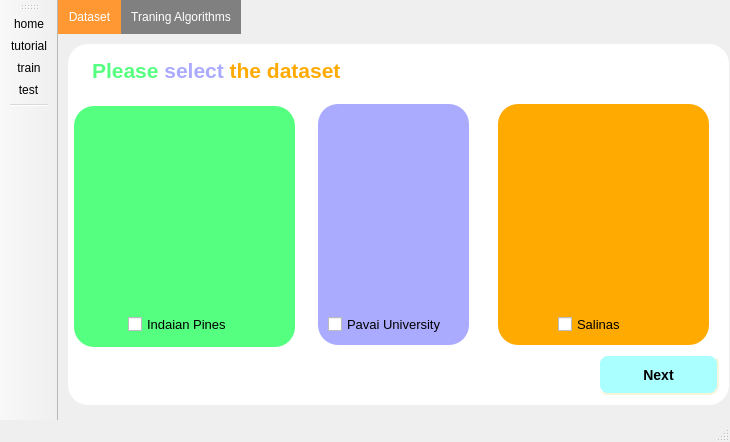
<?xml version="1.0" encoding="UTF-8"?>
<ui version="4.0">
 <class>MainWindow</class>
 <widget class="QMainWindow" name="MainWindow">
  <property name="geometry">
   <rect>
    <x>0</x>
    <y>0</y>
    <width>730</width>
    <height>442</height>
   </rect>
  </property>
  <property name="windowTitle">
   <string>MainWindow</string>
  </property>
  <widget class="QWidget" name="centralwidget">
   <widget class="QTabWidget" name="tabWidget">
    <property name="geometry">
     <rect>
      <x>0</x>
      <y>0</y>
      <width>681</width>
      <height>421</height>
     </rect>
    </property>
    <property name="styleSheet">
     <string notr="true">QTabWidget::tab-bar {
   border: 1px solid gray;
}
QTabBar::tab {
  background: gray;
  color: white;
  padding: 10px;
 }

 QTabBar::tab:selected {
  background: rgb(255, 152, 51);
 }
QTabWidget::pane { 
   border: none;
}</string>
    </property>
    <property name="currentIndex">
     <number>0</number>
    </property>
    <widget class="QWidget" name="tab">
     <attribute name="title">
      <string>Dataset</string>
     </attribute>
     <widget class="QLabel" name="label">
      <property name="geometry">
       <rect>
        <x>30</x>
        <y>80</y>
        <width>191</width>
        <height>191</height>
       </rect>
      </property>
      <property name="styleSheet">
       <string notr="true">border-bottom-right-radius:50px;</string>
      </property>
      <property name="text">
       <string/>
      </property>
      <property name="pixmap">
       <pixmap>image/indian pine.jpg</pixmap>
      </property>
      <property name="scaledContents">
       <bool>true</bool>
      </property>
     </widget>
     <widget class="QLabel" name="label_2">
      <property name="geometry">
       <rect>
        <x>270</x>
        <y>80</y>
        <width>131</width>
        <height>191</height>
       </rect>
      </property>
      <property name="text">
       <string/>
      </property>
      <property name="pixmap">
       <pixmap>image/pavia.jpg</pixmap>
      </property>
      <property name="scaledContents">
       <bool>true</bool>
      </property>
     </widget>
     <widget class="QLabel" name="label_3">
      <property name="geometry">
       <rect>
        <x>450</x>
        <y>80</y>
        <width>191</width>
        <height>191</height>
       </rect>
      </property>
      <property name="text">
       <string/>
      </property>
      <property name="pixmap">
       <pixmap>image/Salinas.jpg</pixmap>
      </property>
      <property name="scaledContents">
       <bool>true</bool>
      </property>
     </widget>
     <widget class="QCheckBox" name="indian_checkbox">
      <property name="geometry">
       <rect>
        <x>70</x>
        <y>280</y>
        <width>111</width>
        <height>20</height>
       </rect>
      </property>
      <property name="font">
       <font>
        <pointsize>10</pointsize>
       </font>
      </property>
      <property name="text">
       <string>Indaian Pines</string>
      </property>
     </widget>
     <widget class="QCheckBox" name="pavia_checkbox">
      <property name="geometry">
       <rect>
        <x>270</x>
        <y>280</y>
        <width>131</width>
        <height>20</height>
       </rect>
      </property>
      <property name="font">
       <font>
        <pointsize>10</pointsize>
       </font>
      </property>
      <property name="text">
       <string>Pavai University</string>
      </property>
     </widget>
     <widget class="QCheckBox" name="salinas_checkbox">
      <property name="geometry">
       <rect>
        <x>500</x>
        <y>280</y>
        <width>77</width>
        <height>20</height>
       </rect>
      </property>
      <property name="font">
       <font>
        <pointsize>10</pointsize>
       </font>
      </property>
      <property name="text">
       <string>Salinas</string>
      </property>
     </widget>
     <widget class="QPushButton" name="dataset_next_button">
      <property name="geometry">
       <rect>
        <x>540</x>
        <y>320</y>
        <width>121</width>
        <height>41</height>
       </rect>
      </property>
      <property name="styleSheet">
       <string notr="true">QPushButton {
    background-color:rgb(170, 255, 255);
    border-style: outset;
    border-width: 2px;
    border-radius: 10px;
    border-color: beige;
    font: bold 14px;
    padding: 6px;
}</string>
      </property>
      <property name="text">
       <string>Next</string>
      </property>
     </widget>
     <widget class="QLabel" name="label_15">
      <property name="geometry">
       <rect>
        <x>10</x>
        <y>10</y>
        <width>661</width>
        <height>361</height>
       </rect>
      </property>
      <property name="styleSheet">
       <string notr="true">background-color:rgba(255,255,255,255);
border-radius:20px;</string>
      </property>
      <property name="text">
       <string/>
      </property>
     </widget>
     <widget class="QTextBrowser" name="textBrowser_3">
      <property name="geometry">
       <rect>
        <x>30</x>
        <y>20</y>
        <width>361</width>
        <height>41</height>
       </rect>
      </property>
      <property name="font">
       <font>
        <pointsize>14</pointsize>
       </font>
      </property>
      <property name="frameShape">
       <enum>QFrame::NoFrame</enum>
      </property>
      <property name="frameShadow">
       <enum>QFrame::Plain</enum>
      </property>
      <property name="html">
       <string>&lt;!DOCTYPE HTML PUBLIC &quot;-//W3C//DTD HTML 4.0//EN&quot; &quot;http://www.w3.org/TR/REC-html40/strict.dtd&quot;&gt;
&lt;html&gt;&lt;head&gt;&lt;meta name=&quot;qrichtext&quot; content=&quot;1&quot; /&gt;&lt;style type=&quot;text/css&quot;&gt;
p, li { white-space: pre-wrap; }
&lt;/style&gt;&lt;/head&gt;&lt;body style=&quot; font-family:'MS Shell Dlg 2'; font-size:14pt; font-weight:400; font-style:normal;&quot;&gt;
&lt;p style=&quot; margin-top:0px; margin-bottom:0px; margin-left:0px; margin-right:0px; -qt-block-indent:0; text-indent:0px;&quot;&gt;&lt;span style=&quot; font-size:16pt; font-weight:600; color:#55ff7f;&quot;&gt;Please &lt;/span&gt;&lt;span style=&quot; font-size:16pt; font-weight:600; color:#aaaaff;&quot;&gt;select&lt;/span&gt;&lt;span style=&quot; font-size:16pt; font-weight:600; color:#55ff7f;&quot;&gt; &lt;/span&gt;&lt;span style=&quot; font-size:16pt; font-weight:600; color:#ffaa00;&quot;&gt;the dataset&lt;/span&gt;&lt;/p&gt;&lt;/body&gt;&lt;/html&gt;</string>
      </property>
     </widget>
     <widget class="QLabel" name="label_16">
      <property name="geometry">
       <rect>
        <x>16</x>
        <y>72</y>
        <width>221</width>
        <height>241</height>
       </rect>
      </property>
      <property name="styleSheet">
       <string notr="true">background-color: rgb(85, 255, 127);
border-radius: 20px;</string>
      </property>
      <property name="text">
       <string/>
      </property>
     </widget>
     <widget class="QLabel" name="label_20">
      <property name="geometry">
       <rect>
        <x>440</x>
        <y>70</y>
        <width>211</width>
        <height>241</height>
       </rect>
      </property>
      <property name="styleSheet">
       <string notr="true">
background-color: rgb(255, 170, 0);
border-radius: 20px;</string>
      </property>
      <property name="text">
       <string/>
      </property>
     </widget>
     <widget class="QLabel" name="label_22">
      <property name="geometry">
       <rect>
        <x>260</x>
        <y>70</y>
        <width>151</width>
        <height>241</height>
       </rect>
      </property>
      <property name="styleSheet">
       <string notr="true">background-color: rgb(170, 170, 255);
border-radius: 20px;</string>
      </property>
      <property name="text">
       <string/>
      </property>
     </widget>
     <zorder>label_15</zorder>
     <zorder>label_22</zorder>
     <zorder>label_20</zorder>
     <zorder>label_16</zorder>
     <zorder>label</zorder>
     <zorder>label_2</zorder>
     <zorder>label_3</zorder>
     <zorder>indian_checkbox</zorder>
     <zorder>pavia_checkbox</zorder>
     <zorder>salinas_checkbox</zorder>
     <zorder>dataset_next_button</zorder>
     <zorder>textBrowser_3</zorder>
    </widget>
    <widget class="QWidget" name="tab_3">
     <attribute name="title">
      <string>Traning Algorithms</string>
     </attribute>
     <widget class="QLabel" name="label_17">
      <property name="geometry">
       <rect>
        <x>10</x>
        <y>10</y>
        <width>661</width>
        <height>371</height>
       </rect>
      </property>
      <property name="styleSheet">
       <string notr="true">background-color:rgba(255,255,255,255);
border-radius:20px;</string>
      </property>
      <property name="text">
       <string/>
      </property>
     </widget>
     <widget class="QPushButton" name="taining_start_button">
      <property name="geometry">
       <rect>
        <x>540</x>
        <y>320</y>
        <width>121</width>
        <height>41</height>
       </rect>
      </property>
      <property name="styleSheet">
       <string notr="true">QPushButton {
	background-color: rgb(170, 170, 255);
    border-style: outset;
    border-width: 2px;
    border-radius: 10px;
    border-color: beige;
    font: bold 14px;
    padding: 6px;
}</string>
      </property>
      <property name="text">
       <string>training start</string>
      </property>
     </widget>
     <widget class="QGroupBox" name="groupBox_2">
      <property name="geometry">
       <rect>
        <x>170</x>
        <y>20</y>
        <width>361</width>
        <height>341</height>
       </rect>
      </property>
      <property name="styleSheet">
       <string notr="true"/>
      </property>
      <property name="title">
       <string>Training Algorithms</string>
      </property>
      <widget class="QGroupBox" name="groupBox_4">
       <property name="geometry">
        <rect>
         <x>10</x>
         <y>40</y>
         <width>161</width>
         <height>131</height>
        </rect>
       </property>
       <property name="styleSheet">
        <string notr="true">border-color: rgb(141, 137, 255);
background-color: rgb(255, 255, 127);
selection-color: rgb(170, 170, 255);</string>
       </property>
       <property name="title">
        <string/>
       </property>
       <widget class="QComboBox" name="gamma">
        <property name="geometry">
         <rect>
          <x>80</x>
          <y>70</y>
          <width>61</width>
          <height>21</height>
         </rect>
        </property>
        <item>
         <property name="text">
          <string>1</string>
         </property>
        </item>
        <item>
         <property name="text">
          <string>5</string>
         </property>
        </item>
        <item>
         <property name="text">
          <string>10</string>
         </property>
        </item>
       </widget>
       <widget class="QComboBox" name="kernel">
        <property name="geometry">
         <rect>
          <x>80</x>
          <y>100</y>
          <width>61</width>
          <height>21</height>
         </rect>
        </property>
        <item>
         <property name="text">
          <string>linear</string>
         </property>
        </item>
        <item>
         <property name="text">
          <string>poly</string>
         </property>
        </item>
        <item>
         <property name="text">
          <string>rbf</string>
         </property>
        </item>
       </widget>
       <widget class="QLabel" name="svm_split">
        <property name="geometry">
         <rect>
          <x>10</x>
          <y>10</y>
          <width>71</width>
          <height>16</height>
         </rect>
        </property>
        <property name="text">
         <string>test_ratio</string>
        </property>
       </widget>
       <widget class="QLabel" name="label_5">
        <property name="geometry">
         <rect>
          <x>10</x>
          <y>40</y>
          <width>55</width>
          <height>16</height>
         </rect>
        </property>
        <property name="layoutDirection">
         <enum>Qt::LeftToRight</enum>
        </property>
        <property name="text">
         <string>C:</string>
        </property>
        <property name="alignment">
         <set>Qt::AlignCenter</set>
        </property>
       </widget>
       <widget class="QLabel" name="label_6">
        <property name="geometry">
         <rect>
          <x>20</x>
          <y>70</y>
          <width>55</width>
          <height>16</height>
         </rect>
        </property>
        <property name="text">
         <string>gamma:</string>
        </property>
       </widget>
       <widget class="QLabel" name="label_7">
        <property name="geometry">
         <rect>
          <x>20</x>
          <y>100</y>
          <width>55</width>
          <height>16</height>
         </rect>
        </property>
        <property name="text">
         <string>Kernel:</string>
        </property>
       </widget>
       <widget class="QLineEdit" name="c_editor">
        <property name="geometry">
         <rect>
          <x>80</x>
          <y>40</y>
          <width>61</width>
          <height>22</height>
         </rect>
        </property>
        <property name="styleSheet">
         <string notr="true">background-color: rgb(255, 255, 255);</string>
        </property>
       </widget>
       <widget class="QSlider" name="SVM_split">
        <property name="geometry">
         <rect>
          <x>80</x>
          <y>10</y>
          <width>71</width>
          <height>21</height>
         </rect>
        </property>
        <property name="styleSheet">
         <string notr="true">QSlider::groove:horizontal {
    border-radius: 1px;
    height: 3px;
    margin: 0px;
    background-color: rgb(52, 59, 72);
}
QSlider::groove:horizontal:hover {
    background-color: rgb(55, 62, 76);
}
QSlider::handle:horizontal {
    background-color: rgb(85, 170, 255);
    border: none;
    height: 16px;
    width: 16px;
    margin: -8px 0;
    border-radius: 8px;
    padding: -8px 0px;
}
QSlider::handle:horizontal:hover {
    background-color: rgb(155, 180, 255);
}
QSlider::handle:horizontal:pressed {
    background-color: rgb(65, 255, 195);
}</string>
        </property>
        <property name="minimum">
         <number>10</number>
        </property>
        <property name="maximum">
         <number>90</number>
        </property>
        <property name="orientation">
         <enum>Qt::Horizontal</enum>
        </property>
       </widget>
      </widget>
      <widget class="QGroupBox" name="groupBox_6">
       <property name="geometry">
        <rect>
         <x>10</x>
         <y>200</y>
         <width>331</width>
         <height>131</height>
        </rect>
       </property>
       <property name="styleSheet">
        <string notr="true">background-color: rgb(255, 215, 215);</string>
       </property>
       <property name="title">
        <string/>
       </property>
       <widget class="QComboBox" name="activation">
        <property name="geometry">
         <rect>
          <x>250</x>
          <y>100</y>
          <width>61</width>
          <height>21</height>
         </rect>
        </property>
        <item>
         <property name="text">
          <string>relu</string>
         </property>
        </item>
        <item>
         <property name="text">
          <string>logistic</string>
         </property>
        </item>
        <item>
         <property name="text">
          <string>tanh</string>
         </property>
        </item>
        <item>
         <property name="text">
          <string>sigmoid</string>
         </property>
        </item>
       </widget>
       <widget class="QLabel" name="label_9">
        <property name="geometry">
         <rect>
          <x>0</x>
          <y>40</y>
          <width>81</width>
          <height>16</height>
         </rect>
        </property>
        <property name="layoutDirection">
         <enum>Qt::LeftToRight</enum>
        </property>
        <property name="text">
         <string>hidden_layers:</string>
        </property>
        <property name="alignment">
         <set>Qt::AlignCenter</set>
        </property>
       </widget>
       <widget class="QLabel" name="label_10">
        <property name="geometry">
         <rect>
          <x>10</x>
          <y>100</y>
          <width>71</width>
          <height>20</height>
         </rect>
        </property>
        <property name="text">
         <string>optimizer:</string>
        </property>
       </widget>
       <widget class="QLabel" name="label_11">
        <property name="geometry">
         <rect>
          <x>180</x>
          <y>100</y>
          <width>71</width>
          <height>20</height>
         </rect>
        </property>
        <property name="text">
         <string>activation:</string>
        </property>
       </widget>
       <widget class="QComboBox" name="optimizer">
        <property name="geometry">
         <rect>
          <x>90</x>
          <y>100</y>
          <width>61</width>
          <height>21</height>
         </rect>
        </property>
        <item>
         <property name="text">
          <string>adam</string>
         </property>
        </item>
        <item>
         <property name="text">
          <string>nadam</string>
         </property>
        </item>
        <item>
         <property name="text">
          <string>adamax</string>
         </property>
        </item>
        <item>
         <property name="text">
          <string>sgd</string>
         </property>
        </item>
        <item>
         <property name="text">
          <string>rms_prop</string>
         </property>
        </item>
        <item>
         <property name="text">
          <string>ftrl</string>
         </property>
        </item>
       </widget>
       <widget class="QLabel" name="NN_split">
        <property name="geometry">
         <rect>
          <x>20</x>
          <y>10</y>
          <width>51</width>
          <height>16</height>
         </rect>
        </property>
        <property name="text">
         <string>test_ratio</string>
        </property>
       </widget>
       <widget class="QComboBox" name="batchsize">
        <property name="geometry">
         <rect>
          <x>250</x>
          <y>40</y>
          <width>61</width>
          <height>21</height>
         </rect>
        </property>
        <item>
         <property name="text">
          <string>32</string>
         </property>
        </item>
        <item>
         <property name="text">
          <string>64</string>
         </property>
        </item>
        <item>
         <property name="text">
          <string>128</string>
         </property>
        </item>
       </widget>
       <widget class="QLabel" name="label_13">
        <property name="geometry">
         <rect>
          <x>180</x>
          <y>40</y>
          <width>71</width>
          <height>20</height>
         </rect>
        </property>
        <property name="text">
         <string>batch size:</string>
        </property>
       </widget>
       <widget class="QComboBox" name="epochs">
        <property name="geometry">
         <rect>
          <x>250</x>
          <y>70</y>
          <width>61</width>
          <height>21</height>
         </rect>
        </property>
        <item>
         <property name="text">
          <string>10</string>
         </property>
        </item>
        <item>
         <property name="text">
          <string>30</string>
         </property>
        </item>
        <item>
         <property name="text">
          <string>50</string>
         </property>
        </item>
        <item>
         <property name="text">
          <string>100</string>
         </property>
        </item>
        <item>
         <property name="text">
          <string>200</string>
         </property>
        </item>
       </widget>
       <widget class="QLabel" name="label_14">
        <property name="geometry">
         <rect>
          <x>180</x>
          <y>70</y>
          <width>71</width>
          <height>20</height>
         </rect>
        </property>
        <property name="text">
         <string>epochs:</string>
        </property>
       </widget>
       <widget class="QSlider" name="NN_split_2">
        <property name="geometry">
         <rect>
          <x>90</x>
          <y>10</y>
          <width>211</width>
          <height>21</height>
         </rect>
        </property>
        <property name="styleSheet">
         <string notr="true">QSlider::groove:horizontal {
    border-radius: 1px;
    height: 3px;
    margin: 0px;
    background-color: rgb(52, 59, 72);
}
QSlider::groove:horizontal:hover {
    background-color: rgb(55, 62, 76);
}
QSlider::handle:horizontal {
    background-color: rgb(85, 170, 255);
    border: none;
    height: 16px;
    width: 16px;
    margin: -8px 0;
    border-radius: 8px;
    padding: -8px 0px;
}
QSlider::handle:horizontal:hover {
    background-color: rgb(155, 180, 255);
}
QSlider::handle:horizontal:pressed {
    background-color: rgb(65, 255, 195);
}</string>
        </property>
        <property name="minimum">
         <number>10</number>
        </property>
        <property name="maximum">
         <number>90</number>
        </property>
        <property name="orientation">
         <enum>Qt::Horizontal</enum>
        </property>
       </widget>
       <widget class="QLabel" name="batch_size">
        <property name="geometry">
         <rect>
          <x>10</x>
          <y>70</y>
          <width>81</width>
          <height>20</height>
         </rect>
        </property>
        <property name="text">
         <string>learning_rate:</string>
        </property>
       </widget>
       <widget class="QLineEdit" name="hidden_layer_editor">
        <property name="geometry">
         <rect>
          <x>90</x>
          <y>40</y>
          <width>81</width>
          <height>22</height>
         </rect>
        </property>
        <property name="styleSheet">
         <string notr="true">background-color: rgb(255, 255, 255);</string>
        </property>
       </widget>
       <widget class="QLineEdit" name="learning_rate_editor">
        <property name="geometry">
         <rect>
          <x>90</x>
          <y>70</y>
          <width>61</width>
          <height>22</height>
         </rect>
        </property>
        <property name="styleSheet">
         <string notr="true">background-color: rgb(255, 255, 255);</string>
        </property>
       </widget>
      </widget>
      <widget class="QGroupBox" name="groupBox_5">
       <property name="geometry">
        <rect>
         <x>180</x>
         <y>40</y>
         <width>161</width>
         <height>131</height>
        </rect>
       </property>
       <property name="styleSheet">
        <string notr="true">background-color: rgb(191, 192, 255);</string>
       </property>
       <property name="title">
        <string/>
       </property>
       <widget class="QLabel" name="label_8">
        <property name="geometry">
         <rect>
          <x>10</x>
          <y>40</y>
          <width>71</width>
          <height>16</height>
         </rect>
        </property>
        <property name="layoutDirection">
         <enum>Qt::LeftToRight</enum>
        </property>
        <property name="text">
         <string>n_neighbor:</string>
        </property>
        <property name="alignment">
         <set>Qt::AlignLeading|Qt::AlignLeft|Qt::AlignVCenter</set>
        </property>
       </widget>
       <widget class="QLabel" name="label_18">
        <property name="geometry">
         <rect>
          <x>20</x>
          <y>70</y>
          <width>55</width>
          <height>16</height>
         </rect>
        </property>
        <property name="text">
         <string>weights:</string>
        </property>
       </widget>
       <widget class="QLabel" name="label_19">
        <property name="geometry">
         <rect>
          <x>20</x>
          <y>100</y>
          <width>55</width>
          <height>16</height>
         </rect>
        </property>
        <property name="text">
         <string>metrics:</string>
        </property>
       </widget>
       <widget class="QLabel" name="knn_split">
        <property name="geometry">
         <rect>
          <x>10</x>
          <y>10</y>
          <width>71</width>
          <height>16</height>
         </rect>
        </property>
        <property name="text">
         <string>test_ratio</string>
        </property>
       </widget>
       <widget class="QComboBox" name="metrics">
        <property name="geometry">
         <rect>
          <x>90</x>
          <y>100</y>
          <width>61</width>
          <height>21</height>
         </rect>
        </property>
        <item>
         <property name="text">
          <string>euclidean</string>
         </property>
        </item>
        <item>
         <property name="text">
          <string>manhattan</string>
         </property>
        </item>
       </widget>
       <widget class="QLineEdit" name="neighbors">
        <property name="geometry">
         <rect>
          <x>90</x>
          <y>40</y>
          <width>61</width>
          <height>22</height>
         </rect>
        </property>
        <property name="styleSheet">
         <string notr="true">background-color: rgb(255, 255, 255);</string>
        </property>
       </widget>
       <widget class="QComboBox" name="weights">
        <property name="geometry">
         <rect>
          <x>90</x>
          <y>70</y>
          <width>61</width>
          <height>21</height>
         </rect>
        </property>
        <item>
         <property name="text">
          <string>uniform</string>
         </property>
        </item>
        <item>
         <property name="text">
          <string>distance</string>
         </property>
        </item>
       </widget>
       <widget class="QSlider" name="knn_split_2">
        <property name="geometry">
         <rect>
          <x>80</x>
          <y>10</y>
          <width>71</width>
          <height>21</height>
         </rect>
        </property>
        <property name="styleSheet">
         <string notr="true">QSlider::groove:horizontal {
    border-radius: 1px;
    height: 3px;
    margin: 0px;
    background-color: rgb(52, 59, 72);
}
QSlider::groove:horizontal:hover {
    background-color: rgb(55, 62, 76);
}
QSlider::handle:horizontal {
    background-color: rgb(85, 170, 255);
    border: none;
    height: 16px;
    width: 16px;
    margin: -8px 0;
    border-radius: 8px;
    padding: -8px 0px;
}
QSlider::handle:horizontal:hover {
    background-color: rgb(155, 180, 255);
}
QSlider::handle:horizontal:pressed {
    background-color: rgb(65, 255, 195);
}</string>
        </property>
        <property name="minimum">
         <number>10</number>
        </property>
        <property name="maximum">
         <number>90</number>
        </property>
        <property name="orientation">
         <enum>Qt::Horizontal</enum>
        </property>
       </widget>
      </widget>
      <widget class="QTextBrowser" name="textBrowser">
       <property name="geometry">
        <rect>
         <x>360</x>
         <y>30</y>
         <width>181</width>
         <height>161</height>
        </rect>
       </property>
      </widget>
      <widget class="QCheckBox" name="svm_checkbox">
       <property name="geometry">
        <rect>
         <x>10</x>
         <y>20</y>
         <width>70</width>
         <height>17</height>
        </rect>
       </property>
       <property name="text">
        <string>SVM</string>
       </property>
      </widget>
      <widget class="QCheckBox" name="knn_checkbox">
       <property name="geometry">
        <rect>
         <x>180</x>
         <y>20</y>
         <width>70</width>
         <height>17</height>
        </rect>
       </property>
       <property name="text">
        <string>KNN</string>
       </property>
      </widget>
      <widget class="QCheckBox" name="nn_checkbox">
       <property name="geometry">
        <rect>
         <x>10</x>
         <y>180</y>
         <width>111</width>
         <height>17</height>
        </rect>
       </property>
       <property name="text">
        <string>Neural  Network</string>
       </property>
      </widget>
     </widget>
     <widget class="QTextBrowser" name="textBrowser_2">
      <property name="geometry">
       <rect>
        <x>540</x>
        <y>41</y>
        <width>121</width>
        <height>191</height>
       </rect>
      </property>
     </widget>
     <widget class="QGroupBox" name="groupBox">
      <property name="geometry">
       <rect>
        <x>20</x>
        <y>200</y>
        <width>141</width>
        <height>161</height>
       </rect>
      </property>
      <property name="styleSheet">
       <string notr="true">background-color: rgb(180, 255, 204);</string>
      </property>
      <property name="title">
       <string>Dimension Reduction</string>
      </property>
      <widget class="QCheckBox" name="pca_checkbox1">
       <property name="geometry">
        <rect>
         <x>20</x>
         <y>30</y>
         <width>77</width>
         <height>20</height>
        </rect>
       </property>
       <property name="text">
        <string>PCA</string>
       </property>
      </widget>
      <widget class="QCheckBox" name="ica_checkbox1">
       <property name="geometry">
        <rect>
         <x>20</x>
         <y>60</y>
         <width>77</width>
         <height>20</height>
        </rect>
       </property>
       <property name="text">
        <string>ICA</string>
       </property>
      </widget>
      <widget class="QCheckBox" name="non_checkbox1">
       <property name="geometry">
        <rect>
         <x>20</x>
         <y>90</y>
         <width>77</width>
         <height>20</height>
        </rect>
       </property>
       <property name="text">
        <string>None</string>
       </property>
      </widget>
      <widget class="QLabel" name="label_21">
       <property name="geometry">
        <rect>
         <x>10</x>
         <y>120</y>
         <width>91</width>
         <height>20</height>
        </rect>
       </property>
       <property name="layoutDirection">
        <enum>Qt::LeftToRight</enum>
       </property>
       <property name="text">
        <string>Numebr of bands:</string>
       </property>
       <property name="alignment">
        <set>Qt::AlignCenter</set>
       </property>
      </widget>
      <widget class="QLineEdit" name="num_band">
       <property name="geometry">
        <rect>
         <x>100</x>
         <y>120</y>
         <width>31</width>
         <height>22</height>
        </rect>
       </property>
       <property name="styleSheet">
        <string notr="true">background-color: rgb(255, 255, 255);</string>
       </property>
      </widget>
     </widget>
     <widget class="QPushButton" name="taining_next_button">
      <property name="geometry">
       <rect>
        <x>540</x>
        <y>270</y>
        <width>121</width>
        <height>41</height>
       </rect>
      </property>
      <property name="styleSheet">
       <string notr="true">QPushButton {
    background-color:orange;
    border-style: outset;
    border-width: 2px;
    border-radius: 10px;
    border-color: beige;
    font: bold 14px;
    padding: 6px;
}</string>
      </property>
      <property name="text">
       <string>check</string>
      </property>
     </widget>
     <widget class="QLabel" name="label_4">
      <property name="geometry">
       <rect>
        <x>580</x>
        <y>20</y>
        <width>47</width>
        <height>13</height>
       </rect>
      </property>
      <property name="font">
       <font>
        <pointsize>10</pointsize>
        <weight>75</weight>
        <bold>true</bold>
       </font>
      </property>
      <property name="text">
       <string>Status</string>
      </property>
     </widget>
     <widget class="QLabel" name="choosed_data">
      <property name="geometry">
       <rect>
        <x>50</x>
        <y>30</y>
        <width>121</width>
        <height>16</height>
       </rect>
      </property>
      <property name="font">
       <font>
        <pointsize>10</pointsize>
        <weight>75</weight>
        <bold>true</bold>
       </font>
      </property>
      <property name="text">
       <string>Choosed </string>
      </property>
     </widget>
     <widget class="QLabel" name="select_dataset">
      <property name="geometry">
       <rect>
        <x>20</x>
        <y>50</y>
        <width>141</width>
        <height>131</height>
       </rect>
      </property>
      <property name="text">
       <string/>
      </property>
      <property name="pixmap">
       <pixmap>image/indian pine.jpg</pixmap>
      </property>
      <property name="scaledContents">
       <bool>true</bool>
      </property>
     </widget>
    </widget>
   </widget>
  </widget>
  <widget class="QStatusBar" name="statusbar"/>
  <widget class="QToolBar" name="toolBar">
   <property name="windowTitle">
    <string>toolBar</string>
   </property>
   <attribute name="toolBarArea">
    <enum>LeftToolBarArea</enum>
   </attribute>
   <attribute name="toolBarBreak">
    <bool>false</bool>
   </attribute>
   <addaction name="actionhome"/>
   <addaction name="actiontutorial"/>
   <addaction name="actiontrain"/>
   <addaction name="actiontest"/>
   <addaction name="separator"/>
  </widget>
  <action name="actionhome">
   <property name="icon">
    <iconset>
     <normaloff>image/house.png</normaloff>image/house.png</iconset>
   </property>
   <property name="text">
    <string>home</string>
   </property>
  </action>
  <action name="actiontutorial">
   <property name="icon">
    <iconset>
     <normaloff>image/tutorial.png</normaloff>image/tutorial.png</iconset>
   </property>
   <property name="text">
    <string>tutorial</string>
   </property>
  </action>
  <action name="actiontrain">
   <property name="icon">
    <iconset>
     <normaloff>image/chip.png</normaloff>image/chip.png</iconset>
   </property>
   <property name="text">
    <string>train</string>
   </property>
  </action>
  <action name="actiontest">
   <property name="icon">
    <iconset>
     <normaloff>image/test.png</normaloff>image/test.png</iconset>
   </property>
   <property name="text">
    <string>test</string>
   </property>
  </action>
 </widget>
 <resources/>
 <connections/>
</ui>
